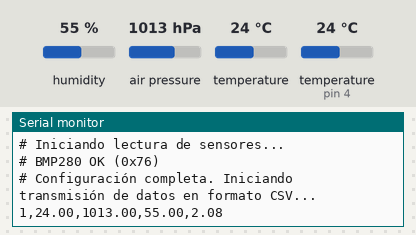
Bench run of a program on a simulated Arduino Uno, built with avr-gcc and run on an emulated ATmega328P. On the bench: the last lines printed to the serial monitor. The inputs (shaded band) are chosen by the test bench; at power-on: humidity 55 %, air pressure 1013 hPa, temperature 24 °C, temperature (sensor on pin 4) 24 °C.

Above: at 2.8 s.
2.9 s: humidity set to 22 %
At 5.1 s:
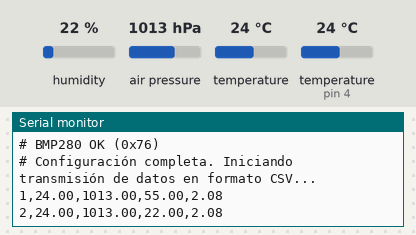
5.4 s: air pressure set to 952 hPa
At 6.6 s:
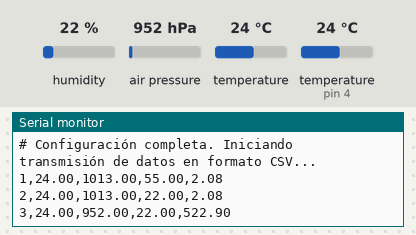
7.9 s: temperature (sensor 0) set to 12 °C
At 9.2 s:
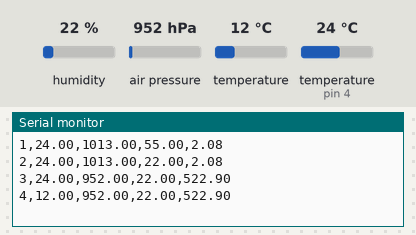
10.4 s: humidity set to 40 %
At 12.7 s:
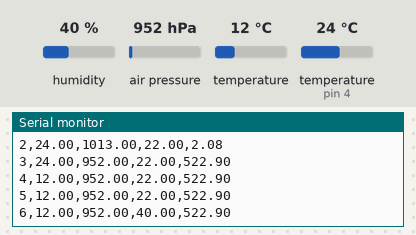
12.9 s: air pressure set to 975 hPa
At 14.6 s:
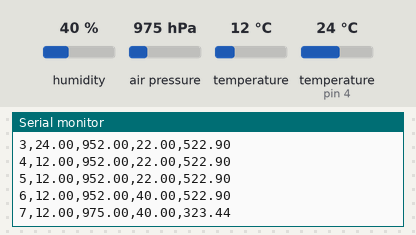
Timing chart, 0 to 16.1 s (numbered marks = the images above; inputs shaded):
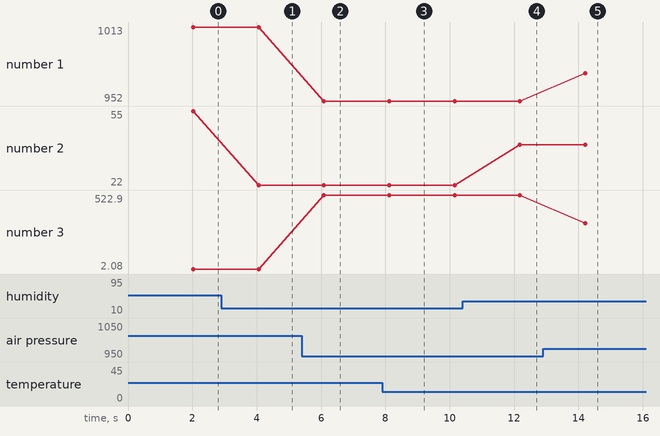

Measured:
- after the input at 2.9 s, the serial monitor: prints a new line after 1.2 s (image 1)
- after the input at 5.4 s, the serial monitor: prints a new line after 0.69 s (image 2)
- after the input at 7.9 s, the serial monitor: prints a new line after 0.22 s (image 3)
- after the input at 10.4 s, the serial monitor: prints a new line after 1.8 s (image 4)
- after the input at 12.9 s, the serial monitor: prints a new line after 1.3 s (image 5)
- plotted number 1: 1013 → 952 after the input at 5.4 s, 952 → 975 after the input at 12.9 s
- plotted number 2: 55 → 22 after the input at 2.9 s, 22 → 40 after the input at 10.4 s
- plotted number 3: 2.08 → 522.9 after the input at 5.4 s, 522.9 → 323.44 after the input at 12.9 s

The program:

main.cpp
```cpp
#include <Arduino.h>
#include <Wire.h>
#include <Adafruit_BMP280.h>
#include <DHT.h>

// Configuración de pines
#define DHTPIN 4
#define DHTTYPE DHT11

Adafruit_BMP280 bmp; // Conexión I2C (SDA a A4, SCL a A5 en Arduino Uno)
DHT dht(DHTPIN, DHTTYPE);

unsigned long contador = 1;
bool bmp_ok = false;

void setup() {
  // Inicialización del puerto serial a 115200 baudios
  Serial.begin(115200);
  while (!Serial); // Esperar a que el puerto serial esté listo

  Serial.println(F("# Iniciando lectura de sensores..."));

  // Inicializar DHT11
  dht.begin();

  // Intentar iniciar el BMP280 en la dirección común 0x76
  if (bmp.begin(0x76)) {
    bmp_ok = true;
    Serial.println(F("# BMP280 OK (0x76)"));
  } else {
    // Si no responde en 0x76, intentar en 0x77
    if (bmp.begin(0x77)) {
      bmp_ok = true;
      Serial.println(F("# BMP280 OK (0x77)"));
    } else {
      // Mensaje de advertencia, pero NO congelamos el Arduino con un while(1)
      Serial.println(F("# Advertencia: Sensor BMP280 no detectado. Revisa las conexiones I2C."));
    }
  }

  Serial.println(F("# Configuración completa. Iniciando transmisión de datos en formato CSV..."));
}

void loop() {
  // El DHT11 requiere al menos 2 segundos entre lecturas
  delay(2000);

  float temp = 0.0;
  float pres = 0.0;
  float alt = 0.0;
  float hum = 0.0;

  // 1. Leer humedad del DHT11
  hum = dht.readHumidity();
  if (isnan(hum)) {
    hum = 0.0; // Fallback si la lectura falla
  }

  // 2. Leer temperatura, presión y altitud
  if (bmp_ok) {
    temp = bmp.readTemperature();
    pres = bmp.readPressure() / 100.0; // Convertir Pascals a hectopascales (hPa)
    alt = bmp.readAltitude(1013.25);   // Altitud estimada con presión al nivel del mar de 1013.25 hPa
  } else {
    // Si el BMP280 falló, intentamos leer la temperatura del DHT11 como respaldo
    temp = dht.readTemperature();
    if (isnan(temp)) {
      temp = 0.0;
    }
    pres = 0.0;
    alt = 0.0;
  }

  // 3. Imprimir datos en formato CSV: N,temp,pres,hum,alt
  // Las líneas que comienzan con '#' son tratadas como comentarios por LAB7.py
  Serial.print(contador);
  Serial.print(",");
  Serial.print(temp, 2);
  Serial.print(",");
  Serial.print(pres, 2);
  Serial.print(",");
  Serial.print(hum, 2);
  Serial.print(",");
  Serial.println(alt, 2);

  contador++;
}
```
